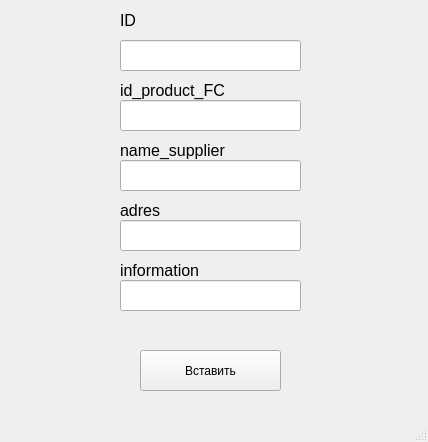
<?xml version="1.0" encoding="UTF-8"?>
<ui version="4.0">
 <class>SupplierWindow</class>
 <widget class="QMainWindow" name="SupplierWindow">
  <property name="geometry">
   <rect>
    <x>0</x>
    <y>0</y>
    <width>428</width>
    <height>442</height>
   </rect>
  </property>
  <property name="windowTitle">
   <string>MainWindow</string>
  </property>
  <widget class="QWidget" name="centralwidget">
   <widget class="QLineEdit" name="lineEdit">
    <property name="geometry">
     <rect>
      <x>120</x>
      <y>40</y>
      <width>181</width>
      <height>31</height>
     </rect>
    </property>
   </widget>
   <widget class="QLineEdit" name="lineEdit_2">
    <property name="geometry">
     <rect>
      <x>120</x>
      <y>100</y>
      <width>181</width>
      <height>31</height>
     </rect>
    </property>
   </widget>
   <widget class="QLineEdit" name="lineEdit_3">
    <property name="geometry">
     <rect>
      <x>120</x>
      <y>160</y>
      <width>181</width>
      <height>31</height>
     </rect>
    </property>
   </widget>
   <widget class="QLineEdit" name="lineEdit_4">
    <property name="geometry">
     <rect>
      <x>120</x>
      <y>220</y>
      <width>181</width>
      <height>31</height>
     </rect>
    </property>
   </widget>
   <widget class="QLineEdit" name="lineEdit_5">
    <property name="geometry">
     <rect>
      <x>120</x>
      <y>280</y>
      <width>181</width>
      <height>31</height>
     </rect>
    </property>
   </widget>
   <widget class="QPushButton" name="pushButton_2">
    <property name="geometry">
     <rect>
      <x>140</x>
      <y>350</y>
      <width>141</width>
      <height>41</height>
     </rect>
    </property>
    <property name="text">
     <string>Вставить</string>
    </property>
   </widget>
   <widget class="QLabel" name="label_5">
    <property name="geometry">
     <rect>
      <x>120</x>
      <y>10</y>
      <width>31</width>
      <height>21</height>
     </rect>
    </property>
    <property name="font">
     <font>
      <pointsize>12</pointsize>
     </font>
    </property>
    <property name="lineWidth">
     <number>1</number>
    </property>
    <property name="text">
     <string>ID</string>
    </property>
   </widget>
   <widget class="QLabel" name="label_6">
    <property name="geometry">
     <rect>
      <x>120</x>
      <y>80</y>
      <width>141</width>
      <height>21</height>
     </rect>
    </property>
    <property name="font">
     <font>
      <pointsize>12</pointsize>
     </font>
    </property>
    <property name="lineWidth">
     <number>1</number>
    </property>
    <property name="text">
     <string>id_product_FC</string>
    </property>
   </widget>
   <widget class="QLabel" name="label_7">
    <property name="geometry">
     <rect>
      <x>120</x>
      <y>140</y>
      <width>141</width>
      <height>21</height>
     </rect>
    </property>
    <property name="font">
     <font>
      <pointsize>12</pointsize>
     </font>
    </property>
    <property name="lineWidth">
     <number>1</number>
    </property>
    <property name="text">
     <string>name_supplier</string>
    </property>
   </widget>
   <widget class="QLabel" name="label_8">
    <property name="geometry">
     <rect>
      <x>120</x>
      <y>200</y>
      <width>141</width>
      <height>21</height>
     </rect>
    </property>
    <property name="font">
     <font>
      <pointsize>12</pointsize>
     </font>
    </property>
    <property name="lineWidth">
     <number>1</number>
    </property>
    <property name="text">
     <string>adres</string>
    </property>
   </widget>
   <widget class="QLabel" name="label_9">
    <property name="geometry">
     <rect>
      <x>120</x>
      <y>260</y>
      <width>141</width>
      <height>21</height>
     </rect>
    </property>
    <property name="font">
     <font>
      <pointsize>12</pointsize>
     </font>
    </property>
    <property name="lineWidth">
     <number>1</number>
    </property>
    <property name="text">
     <string>information</string>
    </property>
   </widget>
  </widget>
  <widget class="QMenuBar" name="menubar">
   <property name="geometry">
    <rect>
     <x>0</x>
     <y>0</y>
     <width>428</width>
     <height>26</height>
    </rect>
   </property>
  </widget>
  <widget class="QStatusBar" name="statusbar"/>
 </widget>
 <resources/>
 <connections/>
</ui>
